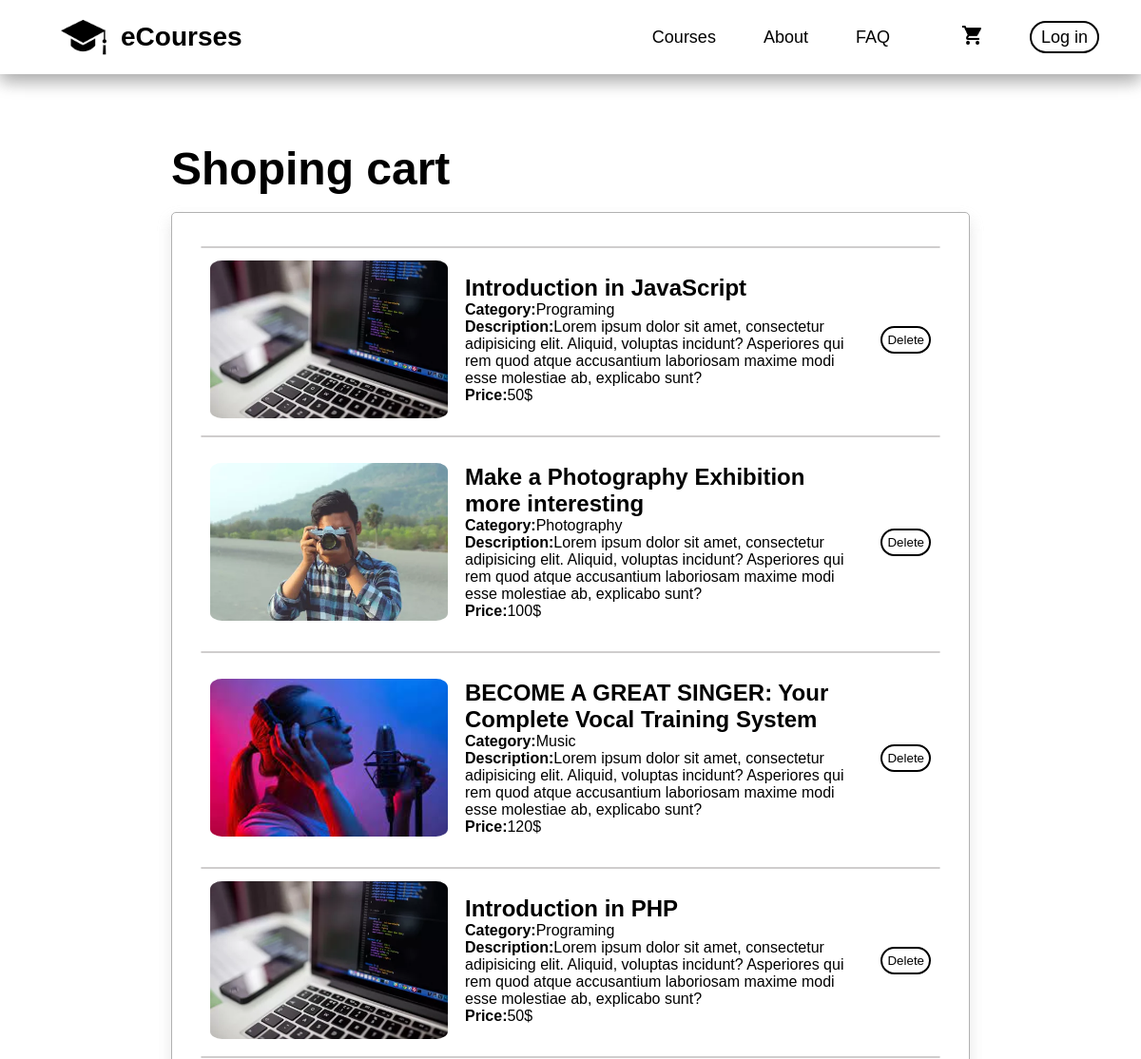
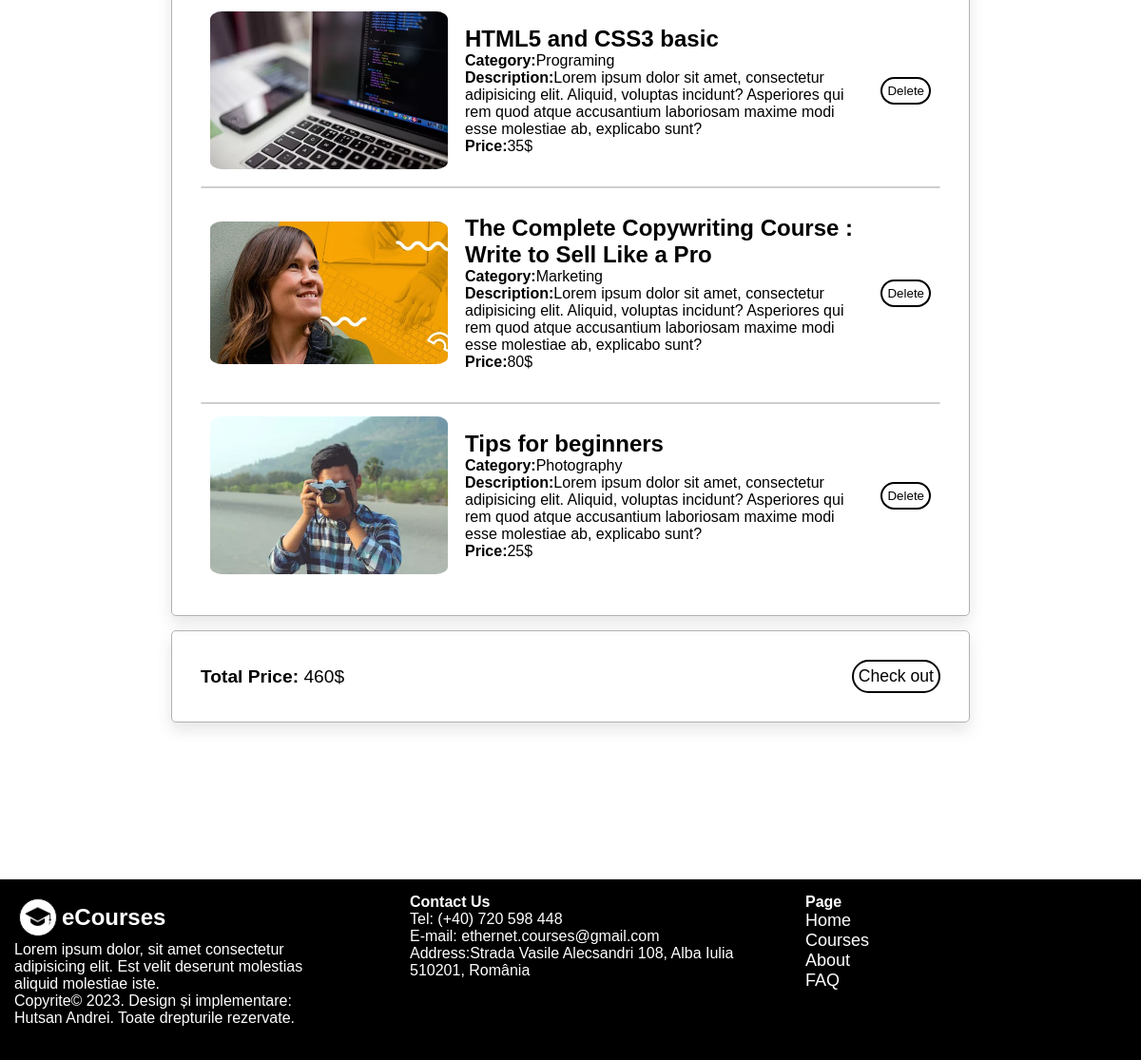
The app's page /cart.php with its own data (2 pictures, top to bottom).
### tables this page shows
CREATE TABLE `cart` (
  `id` int NOT NULL,
  `name` varchar(100) NOT NULL,
  `categorie` varchar(45) NOT NULL,
  `price` int NOT NULL,
  `description` varchar(500) NOT NULL,
  `images` varchar(100) NOT NULL
);

### cart.php (the view, shortened to what this page needs)
<!DOCTYPE html>
<html lang="en">
  <head>
    <link rel="stylesheet" href="style/cart-style.css" />
  </head>
  <body>
    <header>
      <nav class="navbar">
        <div class="bar-logo">
          <img src="icons/logo.png" alt="logo" />
          <a href="index.php#home">eCourses</a>
        </div>
        <ul class="nav-menu">
          <li class="nav-item">
            <a href="courses.php" class="nav-link">Courses</a>
          </li>
          <li class="nav-item">
            <a href="index.php#about" class="nav-link">About</a>
          </li>
          <li class="nav-item">
            <a href="faq.php#faq" class="nav-link">FAQ</a>
          </li>
          <li class="nav-item">
            <a href="#cart" name="cart" class="nav-link">
              <img src="icons/cart.png" alt="cart" class="nav-link"
            /></a>
          </li>
          <?php
            if (!isset($_SESSION['email'])) {
                echo "<li class=\"nav-item\">
                <a href=\"login.php\" class=\"nav-link\" id=\"login\">Log in</a></li>";
            }
          ?>
        </ul>
      </nav>
    </header>
    <div class="container">
        <div class="info">
            <h1>Shoping cart</h1> <br/>
            <div class="cart_course">
                <?php
                    require("mysql.php");
                            $date = $conexiune->query("SELECT * FROM cart");
                            while($info = mysqli_fetch_array($date)){
                                echo "<article>";
                                echo " <hr>";
                                echo "<article class=\"course\">";
                                        echo "<img src=".$info["images"]." />";
                                    echo " <div class=\"description\">";
                                            echo "<h1>".$info["name"]."</h1>";
                                            echo "<p><span>Category:</span>".$info["categorie"]."</p>";
                                            echo "<p id=\"desc\"><span>Description:</span>".$info["description"]."</p>";
                                            echo "<p><span>Price:</span>".$info["price"]."$</p>";
                                    echo "</div>";
                                    echo "<form action=\"delete.php?id=".$info["id"]."\" method=\"POST\">
                                    <input id=\"del_but\" type=\"submit\" name=\"delete\" value=\"Delete\" />
                                  </form>";
                                echo "</article>";
                                echo "</article>";
                            }
                        ?>
            </div>
            <?php
            require("mysql.php");
            $sql = "SELECT SUM(price) AS total FROM cart";
            $result = mysqli_query($conexiune, $sql);
                if (mysqli_num_rows($result) == 1) {
                    $row = mysqli_fetch_assoc($result);
                    $total = $row['total'];
                   echo " <div class=\"total-price\">
                    <p><span>Total Price: </span>".$total."$</p>
                    <button>Check out</button>
                </div>";
                } else {
                    echo "Eroare la executarea interogării: " . mysqli_error($conexiune);
                }
            ?>
        </div>
    </div>
    <footer class="footer">
      <div class="row">
        <article class="company-descrip">
          <div class="logo-name">
            <img src="icons/logo.png" alt="footer-logo" />
            <h1>eCourses</h1>
          </div>
          <p>
            Lorem ipsum dolor, sit amet consectetur adipisicing elit. Est velit
            deserunt molestias aliquid molestiae iste.
          </p>
          <p>
            Copyrite© 2023. Design și implementare: Hutsan Andrei. Toate
            drepturile rezervate.
          </p>
        </article>
        <article class="contactUs">
          <h4 class="item-title">Contact Us</h4>
          <div class="contact-address">
            <p>Tel: (+40) 720 598 448</p>
            <p>E-mail: ethernet.courses@gmail.com</p>
            <p>
              Address:Strada Vasile Alecsandri 108, Alba Iulia 510201, România
            </p>
          </div>
        </article>
        <article class="item-list">
          <h4 class="item-title">Page</h4>
          <ul>
            <li><a href="index.php#home">Home</a></li>
            <li><a href="courses.php">Courses</a></li>
            <li><a href="index.php#about">About</a></li>
            <li><a href="faq.php">FAQ</a></li>
          </ul>
        </article>
      </div>
    </footer>
  </body>
</html>

### style/cart-style.css (style rules this page uses)
* { margin: 0; padding: 0; font-family: "Montserrat", sans-serif; }
body { overflow-x: hidden; }
header { position: fixed; top: 0; background-color: #fff; width: 100%; margin: 0px; box-shadow: 0 8px 16px 0 rgba(0, 0, 0, 0.2), 0 6px 20px 0 rgba(0, 0, 0, 0.19); }
.navbar { min-height: 50px; display: flex; justify-content: space-between; align-items: center; padding: 0 24px; }
.bar-logo { width: auto; margin: 0px; display: flex; align-items: center; justify-content: space-between; }
.bar-logo > img { display: block; margin-left: 25px; padding: 15px; max-width: 48px; }
.bar-logo > a { text-decoration: none; color: #000000; font-weight: bold; font-size: 28px; }
header nav ul { list-style-type: none; display: flex; justify-content: space-between; align-items: center; gap: 20px; }
nav ul li { padding: 15px; }
.nav-item img { margin-left: 25px; max-width: 20px; border: 1px solid transparent; background-color: transparent; }
a#login { text-decoration: none; margin-right: 5px; background-color: transparent; color: #000000; border: 2px solid #000000; border-radius: 20px; padding: 5px; padding-right: 10px; padding-left: 10px; transition-duration: 0.4s; }
.nav-link { text-decoration: none; color: #000; font-size: 18px; transition: 0.7s ease; }
li.nav-item { display: inline-block; }
.container { margin: 150px auto; display: flex; align-items: center; justify-content: center; }
.info { width: 70%; display: flex; flex-direction: column; }
.info h1 { font-size: 3rem; }
.cart_course { border: 1px solid #b1b1b1; border-radius: 5px; padding: 30px; box-shadow: 0 8px 16px 0 rgba(190, 190, 190, 0.2), 0 8px 16px 0 rgba(190, 190, 190, 0.2); }
.course { padding: 10px; display: flex; align-items: center; justify-content: space-between; }
hr { margin-top: 5px; border: 1px solid #cfcdcd; border-radius: 20px; }
.course > img { max-width: 250px; min-height: 150px; border-radius: 5%; }
.description { height: 100%; padding: 18px; display: flex; flex-direction: column; align-items: baseline; justify-content: space-between; }
.description > h1 { font-size: 1.5rem; }
.description p span { font-weight: bold; }
#del_but { background-color: transparent; margin: 10px 0px; color: #000; border: 2px solid #000; border-radius: 20px; padding: 5px; transition-duration: 0.4s; }
.total-price { margin: 15px 0px; display: flex; align-items: center; justify-content: space-between; border: 1px solid #b1b1b1; border-radius: 5px; padding: 30px; box-shadow: 0 8px 16px 0 rgba(190, 190, 190, 0.2), 0 8px 16px 0 rgba(190, 190, 190, 0.2); }
.total-price > p { font-size: 1.2rem; }
.total-price > p > span { font-weight: bold; }
.total-price > button { background-color: transparent; color: #000; font-size: 1.1rem; border: 2px solid #000; border-radius: 20px; padding: 5px; transition-duration: 0.4s; }
.footer { width: 100%; background-color: #000; }
.footer div.row { display: grid; grid-template-columns: 33% 33% 33%; grid-template-rows: 33% 33% 33%; grid-column-gap: 20px; color: #ffffff; }
.footer article { padding: 15px; margin: 0px 20px 20px 0px; }
.logo-name { display: flex; align-items: center; margin: 5px; }
.logo-name > img { margin-right: 5px; max-width: 28px; background-color: #fff; border: 1px solid #111; border-radius: 50%; padding: 5px; }
.item-list > ul { list-style-type: none; }
.item-list > ul > li > a { text-decoration: none; color: #ffffff; font-size: 18px; transition-duration: 2s; }

### records on screen
cart: images (picture), name "Introduction in JavaScript", categorie "Programing", description "Lorem ipsum dolor sit amet, consectetur adipisicing elit. Aliquid, voluptas incidunt? Asperiores qui rem quod atque accusantium laboriosam maxime modi esse molestiae ab, explicabo sunt?", price "50"
cart: images (picture), name "Make a Photography Exhibition more interesting", categorie "Photography", description "Lorem ipsum dolor sit amet, consectetur adipisicing elit. Aliquid, voluptas incidunt? Asperiores qui rem quod atque accusantium laboriosam maxime modi esse molestiae ab, explicabo sunt?", price "100"
cart: images (picture), name "BECOME A GREAT SINGER: Your Complete Vocal Training System", categorie "Music", description "Lorem ipsum dolor sit amet, consectetur adipisicing elit. Aliquid, voluptas incidunt? Asperiores qui rem quod atque accusantium laboriosam maxime modi esse molestiae ab, explicabo sunt?", price "120"
cart: images (picture), name "Introduction in PHP", categorie "Programing", description "Lorem ipsum dolor sit amet, consectetur adipisicing elit. Aliquid, voluptas incidunt? Asperiores qui rem quod atque accusantium laboriosam maxime modi esse molestiae ab, explicabo sunt?", price "50"
cart: images (picture), name "HTML5 and CSS3 basic", categorie "Programing", description "Lorem ipsum dolor sit amet, consectetur adipisicing elit. Aliquid, voluptas incidunt? Asperiores qui rem quod atque accusantium laboriosam maxime modi esse molestiae ab, explicabo sunt?", price "35"
cart: images (picture), name "The Complete Copywriting Course : Write to Sell Like a Pro", categorie "Marketing", description "Lorem ipsum dolor sit amet, consectetur adipisicing elit. Aliquid, voluptas incidunt? Asperiores qui rem quod atque accusantium laboriosam maxime modi esse molestiae ab, explicabo sunt?", price "80"
cart: images (picture), name "Tips for beginners", categorie "Photography", description "Lorem ipsum dolor sit amet, consectetur adipisicing elit. Aliquid, voluptas incidunt? Asperiores qui rem quod atque accusantium laboriosam maxime modi esse molestiae ab, explicabo sunt?", price "25"

### other values on screen
$total "460"
